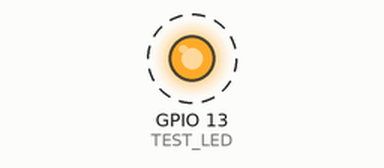
Recording of a sketch running on a simulated ESP32. Shown: output pins drawn as LEDs (lit = HIGH). Dashed ring = blinking. What the sketch prints to the serial monitor is not drawn.

Above: at 1.5 s.
Timing chart, 0 to 5.6 s (numbered marks = the images above):
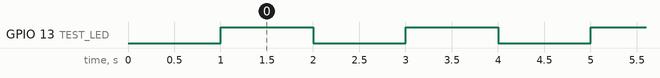

Measured:
- by itself, GPIO 13 (TEST_LED): alternates HIGH for 1.0 s and LOW for 1.0 s

The sketch:

blink_test.ino
```cpp
/*
  Blink Test for ESP32 Feather V2

  1. If the LED blinks -> Hardware is good.
  2. If Serial Monitor shows "LED ON/OFF" -> Chip is working (even if LED is broken).
  3. If "invalid header" persists -> It is 100% a Settings/Driver issue.
*/

// On Adafruit Feather V2, the red LED is on GPIO 13.
// We explicitly define it to be safe.
#define TEST_LED 13

void setup() {
  // Start Serial for debugging
  Serial.begin(115200);
  delay(1000);
  Serial.println("=== BOOT SUCCESSFUL ===");
  Serial.println("Blink Test Starting...");

  pinMode(TEST_LED, OUTPUT);
}

void loop() {
  Serial.println("LED ON");
  digitalWrite(TEST_LED, HIGH);
  delay(1000);

  Serial.println("LED OFF");
  digitalWrite(TEST_LED, LOW);
  delay(1000);
}
```
